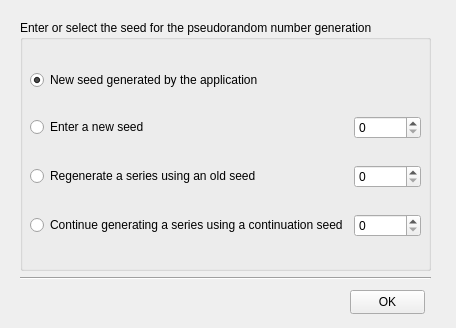
<?xml version="1.0" encoding="UTF-8"?>
<ui version="4.0">
 <class>Form</class>
 <widget class="QWidget" name="Form">
  <property name="geometry">
   <rect>
    <x>0</x>
    <y>0</y>
    <width>456</width>
    <height>328</height>
   </rect>
  </property>
  <property name="windowTitle">
   <string>AVEGA Random</string>
  </property>
  <property name="windowIcon">
   <iconset resource="resources.qrc">
    <normaloff>:/assets/icons/AVEGA-Favicon.ico</normaloff>:/assets/icons/AVEGA-Favicon.ico</iconset>
  </property>
  <widget class="QGroupBox" name="groupBox">
   <property name="geometry">
    <rect>
     <x>20</x>
     <y>20</y>
     <width>411</width>
     <height>251</height>
    </rect>
   </property>
   <property name="title">
    <string>Enter or select the seed for the pseudorandom number generation</string>
   </property>
   <widget class="QWidget" name="gridLayoutWidget">
    <property name="geometry">
     <rect>
      <x>10</x>
      <y>30</y>
      <width>391</width>
      <height>211</height>
     </rect>
    </property>
    <layout class="QGridLayout" name="gridLayout">
     <item row="3" column="0">
      <widget class="QRadioButton" name="radio_con_old_seed">
       <property name="text">
        <string>Continue generating a series using a continuation seed</string>
       </property>
      </widget>
     </item>
     <item row="2" column="0">
      <widget class="QRadioButton" name="radio_old_seed">
       <property name="text">
        <string>Regenerate a series using an old seed</string>
       </property>
      </widget>
     </item>
     <item row="1" column="0">
      <widget class="QRadioButton" name="radio_new_seed">
       <property name="text">
        <string>Enter a new seed</string>
       </property>
      </widget>
     </item>
     <item row="0" column="0">
      <widget class="QRadioButton" name="radio_gen_new_seed">
       <property name="text">
        <string>New seed generated by the application</string>
       </property>
       <property name="checked">
        <bool>true</bool>
       </property>
      </widget>
     </item>
     <item row="1" column="1">
      <widget class="QSpinBox" name="gen_new_seed"/>
     </item>
     <item row="2" column="1">
      <widget class="QSpinBox" name="old_seed"/>
     </item>
     <item row="3" column="1">
      <widget class="QSpinBox" name="con_old_seed"/>
     </item>
    </layout>
   </widget>
  </widget>
  <widget class="QPushButton" name="btn_ok">
   <property name="geometry">
    <rect>
     <x>350</x>
     <y>290</y>
     <width>75</width>
     <height>24</height>
    </rect>
   </property>
   <property name="text">
    <string>OK</string>
   </property>
  </widget>
  <widget class="Line" name="line">
   <property name="geometry">
    <rect>
     <x>20</x>
     <y>270</y>
     <width>411</width>
     <height>16</height>
    </rect>
   </property>
   <property name="orientation">
    <enum>Qt::Horizontal</enum>
   </property>
  </widget>
 </widget>
 <resources>
  <include location="resources.qrc"/>
 </resources>
 <connections/>
</ui>
